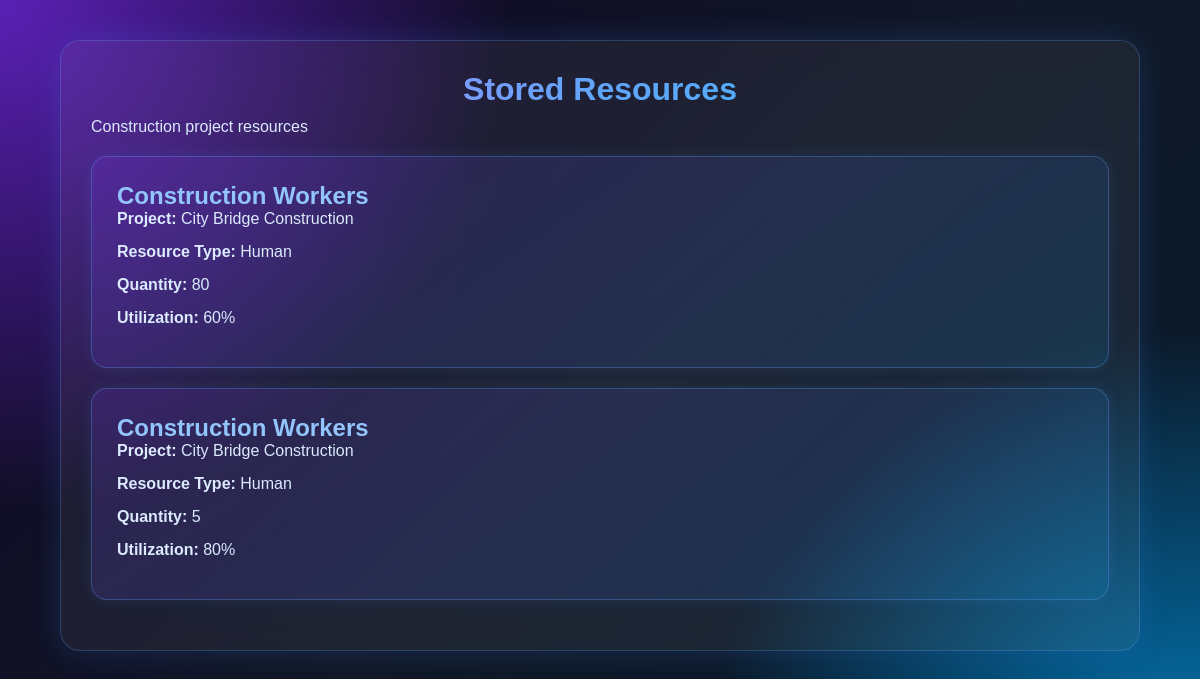
The app's page /stored-resources (signed in) with its own data.
### tables this page shows
CREATE TABLE resources (
            id INTEGER PRIMARY KEY AUTOINCREMENT,
            project_id INTEGER NOT NULL,
            resource_name TEXT NOT NULL,
            resource_type TEXT NOT NULL,
            quantity INTEGER NOT NULL,
            utilization INTEGER NOT NULL,
            FOREIGN KEY (project_id)
            REFERENCES projects(id)
            ON DELETE CASCADE
        );

CREATE TABLE projects (
            id INTEGER PRIMARY KEY AUTOINCREMENT,
            project_name TEXT NOT NULL,
            description TEXT NOT NULL,
            start_date TEXT NOT NULL,
            deadline TEXT NOT NULL,
            location TEXT NOT NULL,
            status TEXT NOT NULL
        );

### app.py (the view)
@app.route("/stored-resources")
def stored_resources():
    if not check_role(["admin", "manager", "member"]):
        return "Access Denied."
    db = get_connection()
    rows = db.execute("""
        SELECT resources.id, projects.project_name, resources.resource_name,
               resources.resource_type, resources.quantity, resources.utilization
        FROM resources JOIN projects ON resources.project_id=projects.id
        ORDER BY resources.id DESC
    """).fetchall()
    db.close()
    return render_template("stored_resources.html", resources=rows)

### app.py (called while the page is built)
def get_connection():
    db = sqlite3.connect(DATABASE)
    db.row_factory = sqlite3.Row
    db.execute("PRAGMA foreign_keys = ON")
    return db

def check_role(roles):
    return session.get("role") in roles

### templates/stored_resources.html (shortened to what this page needs)
<!DOCTYPE html>
<html lang="en">
<head>
    <link rel="stylesheet"
          href="{{ url_for('static', filename='css/style.css') }}">
</head>
<body>
<div class="dashboard">
    <h1>Stored Resources</h1>
    <p>Construction project resources</p>
    {% for resource in resources %}
    <div class="card">
        <h2>{{ resource[2] }}</h2>
        <p>
            <strong>Project:</strong>
            {{ resource[1] }}
        </p>
        <p>
            <strong>Resource Type:</strong>
            {{ resource[3] }}
        </p>
        <p>
            <strong>Quantity:</strong>
            {{ resource[4] }}
        </p>
        <p>
            <strong>Utilization:</strong>
            {{ resource[5] }}%
        </p>
    </div>
    {% else %}
    <div class="card">
        <h2>No Resources Found</h2>
        <p>Please add a resource first.</p>
    </div>
    {% endfor %}
</div>
</body>
</html>

### static/css/style.css (style rules this page uses)
* { margin: 0; padding: 0; box-sizing: border-box; }
body { font-family: Arial, sans-serif; min-height: 100vh; background: radial-gradient(circle at top left, #5b21b6, transparent 35%), radial-gradient(circle at bottom right, #0284c7, transparent 35%), linear-gradient(135deg, #0f0524, #111827 50%, #061a2b); color: white; }
h1 { text-align: center; margin-bottom: 10px; background: linear-gradient(90deg, #c084fc, #60a5fa, #38bdf8); -webkit-background-clip: text; -webkit-text-fill-color: transparent; }
h2 { color: #93c5fd; }
p { color: #dbeafe; margin-bottom: 15px; }
.dashboard { width: 90%; max-width: 1100px; margin: 40px auto; padding: 30px; background: rgba(255, 255, 255, 0.06); border: 1px solid rgba(96, 165, 250, 0.25); border-radius: 20px; backdrop-filter: blur(15px); box-shadow: 0 0 30px rgba(59, 130, 246, 0.2); }
.card { margin: 20px 0; padding: 25px; background: linear-gradient( 145deg, rgba(124, 58, 237, 0.18), rgba(14, 165, 233, 0.12) ); border: 1px solid rgba(96, 165, 250, 0.3); border-radius: 16px; box-shadow: 0 0 15px rgba(59, 130, 246, 0.15); transition: 0.3s; }

### records on screen
resources: resource_name "Construction Workers", project_name "City Bridge Construction", resource_type "Human", quantity "80", utilization "60"
resources: resource_name "Construction Workers", project_name "City Bridge Construction", resource_type "Human", quantity "5", utilization "80"
